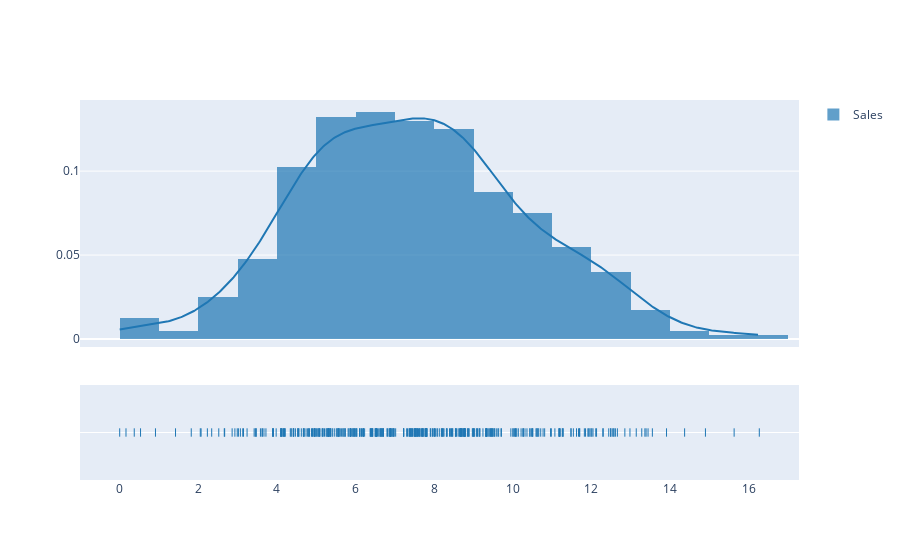

Write notebook code for a chart like this one.
### Markdown cell above
<font size = 3 color = darkblue>There are two instances of outliers in the data.</font>

### Code cell
x = company['Sales']
print("Skewness: %f" % stats.skew(x))
print("Kurtosis: %f" % stats.kurtosis(x))

hist_data = [x]
group_labels = ['Sales'] # name of the dataset

fig = ff.create_distplot(hist_data, group_labels)

fig.show()

### Figure 1 — Plotly figure (JSON) as saved in the notebook; plotly's stock layout.template omitted (floating-point values rounded to 4 significant figures; data arrays with more than 128 entries replaced by an {"elided": "..."} marker saying what was removed)
{"data": [{"autobinx": false, "histnorm": "probability density", "legendgroup": "Sales", "marker": {"color": "rgb(31, 119, 180)"}, "name": "Sales", "opacity": 0.7, "type": "histogram", "x": {"elided": "400 float values"}, "xaxis": "x", "xbins": {"end": 16.27, "size": 1, "start": 0}, "yaxis": "y"}, {"legendgroup": "Sales", "marker": {"color": "rgb(31, 119, 180)"}, "mode": "lines", "name": "Sales", "showlegend": false, "type": "scatter", "x": {"elided": "500 float values"}, "xaxis": "x", "y": {"elided": "500 float values"}, "yaxis": "y"}, {"legendgroup": "Sales", "marker": {"color": "rgb(31, 119, 180)", "symbol": "line-ns-open"}, "mode": "markers", "name": "Sales", "showlegend": false, "type": "scatter", "x": {"elided": "400 float values"}, "xaxis": "x", "y": {"elided": "400 str values"}, "yaxis": "y2"}], "layout": {"barmode": "overlay", "hovermode": "closest", "legend": {"traceorder": "reversed"}, "xaxis": {"anchor": "y2", "domain": [0, 1], "zeroline": false}, "yaxis": {"anchor": "free", "domain": [0.35, 1], "position": 0}, "yaxis2": {"anchor": "x", "domain": [0, 0.25], "dtick": 1, "showticklabels": false}}}
